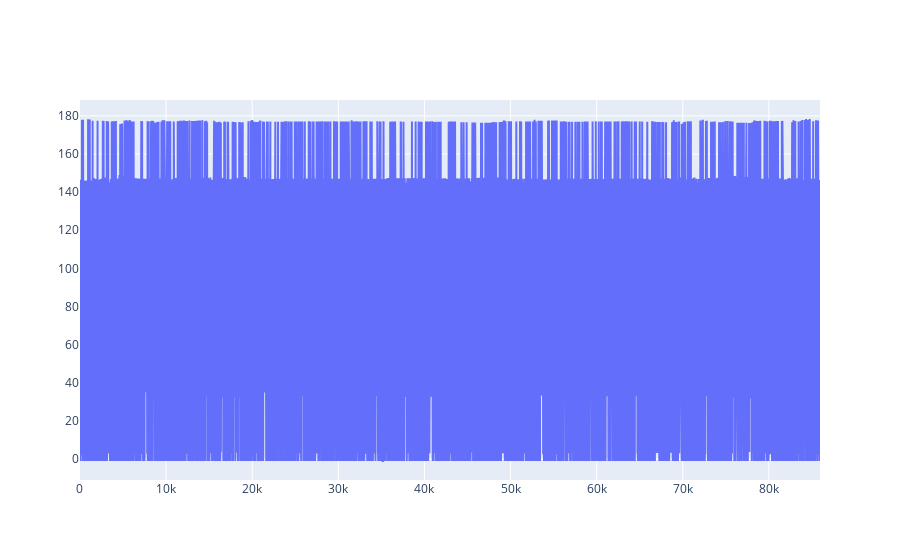

The notebook cell this image was saved under:
### Code cell
x_means = []
y_means = []
z_means = []
labels = []



# Create a 3D scatter plot
fig = go.Figure(data=[go.Line(
    y = vicon.NeckTwistAngle,
    x = vicon.time,
)])

fig.show()

### Figure 1 — Plotly figure (JSON) as saved in the notebook; plotly's stock layout.template omitted (floating-point values rounded to 4 significant figures; data arrays with more than 128 entries replaced by an {"elided": "..."} marker saying what was removed)
{"data": [{"type": "scatter", "x": {"elided": "85934 int values"}, "y": {"elided": "85934 float values"}}], "layout": {}}
